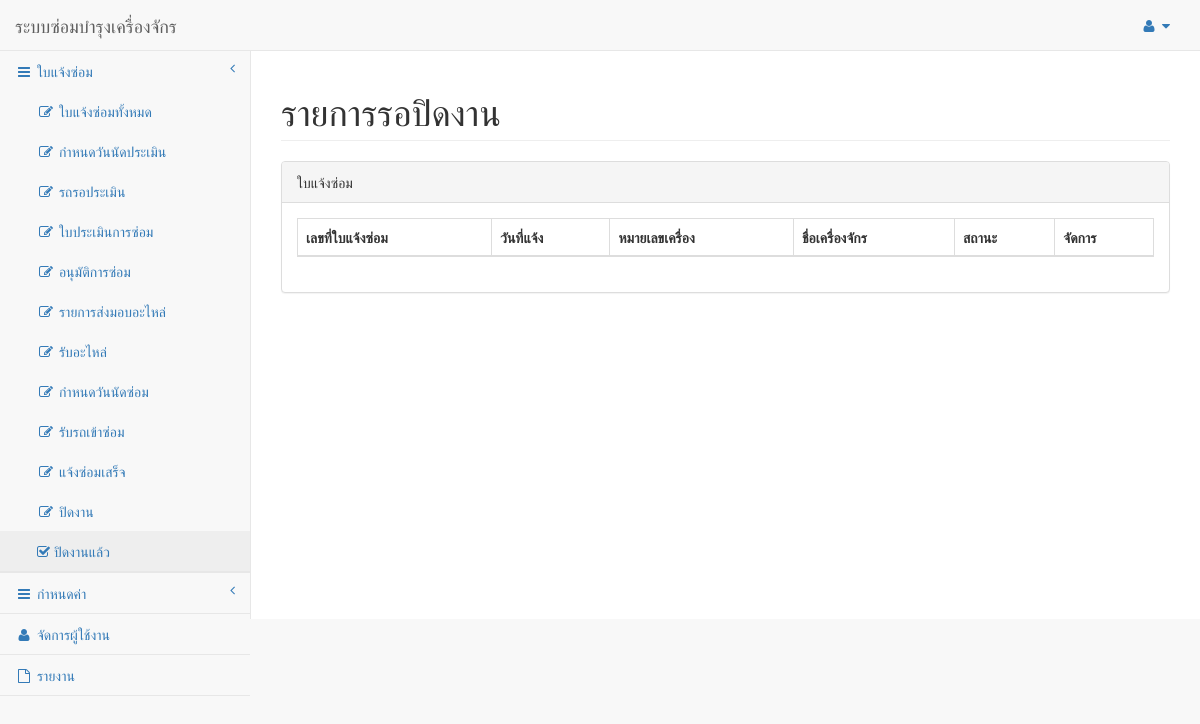
/Finish/ListFinishDone.php, run on an earlier commit of the app's database.
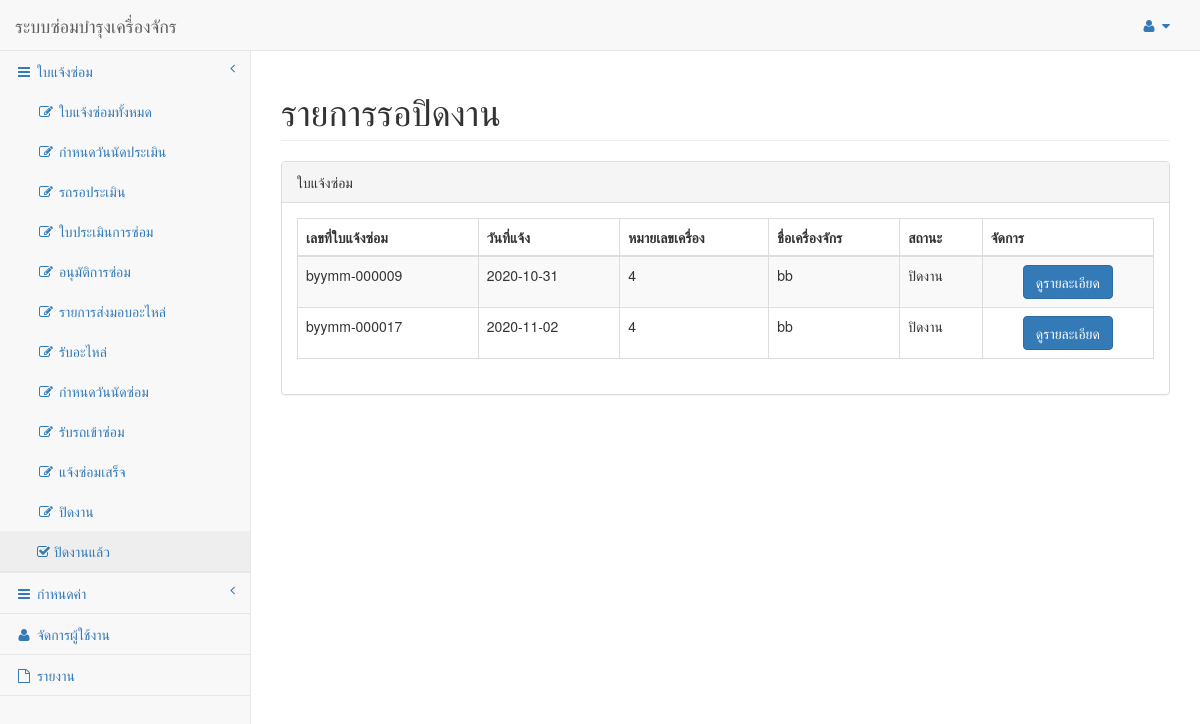
And on a later commit of the database.
### tables this page shows
CREATE TABLE `tdoctmajob` (
  `XVMajDocNo` varchar(13) NOT NULL,
  `XVMajWhoInformant` varchar(100) NOT NULL,
  `XVMajStatus` varchar(30) NOT NULL,
  `XVMaCarStatus` varchar(200) NOT NULL,
  `XVMajFinishRmk` varchar(150) NOT NULL,
  `XVMajDocStatus` varchar(1) NOT NULL,
  `XVMajNumber` varchar(100) NOT NULL,
  `XVMajSub-district` varchar(100) NOT NULL,
  `XVMajDistrict` varchar(100) NOT NULL,
  `XVMajProvince` varchar(100) NOT NULL,
  `XVVehCode` int(5) NOT NULL
);

CREATE TABLE `tdoctmajobdate` (
  `XVMajDocNo` varchar(13) NOT NULL,
  `XDMajEstAppPlanDate` datetime NOT NULL,
  `XDMajEstActualDate` datetime NOT NULL,
  `XDMajDate` date NOT NULL,
  `XDMajSpareDate` date NOT NULL,
  `XDMaPickupAppPlanDate` datetime NOT NULL,
  `XDMajRepairAppPlanDate` datetime NOT NULL,
  `XDMajRepairActualDate` datetime NOT NULL,
  `XDMajPickupActualDate` datetime NOT NULL,
  `XDMajFinishDate` datetime NOT NULL,
  `XDMajConfirmDate` datetime NOT NULL,
  `XDMajSendTime` datetime NOT NULL,
  `XDMajKeyTime` datetime NOT NULL,
  `XDMajFinishRepairDate` datetime NOT NULL,
  `XDMajFinishEstDate` datetime NOT NULL
);

CREATE TABLE `tmstvehicle` (
  `XVVehCode` int(5) NOT NULL,
  `XVVehName` varchar(50) NOT NULL,
  `XVVehRegistration` varchar(50) NOT NULL,
  `XVVehNumber` varchar(50) NOT NULL,
  `XVVehMango` varchar(50) NOT NULL,
  `XVVehBrand` varchar(50) NOT NULL,
  `XVVehModel` varchar(50) NOT NULL,
  `XVVehChassisNumber` varchar(50) NOT NULL,
  `XVVehEngineNumber` varchar(50) NOT NULL,
  `XVVehTypeCode` int(5) DEFAULT NULL,
  `XVDptCode` int(5) DEFAULT NULL
);

### Finish/ListFinishDone.php (the view, shortened to what this page needs)
<!DOCTYPE html>
<html lang="en">
<head>
    <link href="../vendor/bootstrap/css/bootstrap.min.css" rel="stylesheet">
    <link href="../vendor/metisMenu/metisMenu.min.css" rel="stylesheet">
    <link href="../vendor/datatables/css/dataTables.bootstrap.css" rel="stylesheet">
    <link href="../vendor/datatables-responsive/dataTables.responsive.css" rel="stylesheet">
    <link href="../dist/css/sb-admin-2.css" rel="stylesheet">
    <link href="../vendor/font-awesome/css/font-awesome.min.css" rel="stylesheet" type="text/css">
</head>
<body>
    <?php include '../Template/templsidebar.php';
    ?>
    <div id="wrapper">
        <div id="page-wrapper">
            <div class="row">
                <div class="col-lg-12">
                    <h1 class="page-header">รายการรอปิดงาน</h1>
                </div>
            </div>
            <div class="row">
                <div class="col-lg-12">
                    <div class="panel panel-default">
                        <div class="panel-heading">
                            ใบแจ้งซ่อม
                        </div>
                        <div class="panel-body">
                            <table width="100%" class="table table-striped table-bordered table-hover"
                                id="dataTables-example">
                                <thead>
                                    <tr>
                                        <th>เลขที่ใบแจ้งซ่อม</th>
                                        <th>วันที่แจ้ง</th>
                                        <th>หมายเลขเครื่อง</th>
                                        <th>ชื่อเครื่องจักร</th>
                                        <th>สถานะ</th>
                                        <th>จัดการ</th>
                                    </tr>
                                </thead>
                                <tbody>
                                    <?php
                                    include "../database/connect.php";
     $sql = " SELECT m.XVMajDocNo, d.XDMajDate, m.XVVehCode, v.XVVehName, m.XVMajStatus, m.XVMajDocStatus
     FROM  tdoctmajob m, tdoctmajobdate d, tmstvehicle v
     WHERE m.XVMajDocNo = d.XVMajDocNo
     AND m.XVVehCode = v.XVVehCode
     AND m.XVMajStatus = 'ปิดงาน' ";
    $result = mysqli_query($connect,$sql) or die(mysqli_query($connect));
    $count = 1;
    while ($row=mysqli_fetch_array($result)){
?>
                                    <tr class="odd gradeA">
                                    <td><?php echo $row["XVMajDocNo"];?></td>
                                        <td><?php echo $row["XDMajDate"];?></td>
                                        <td><?php echo $row["XVVehCode"];?></td>
                                        <td><?php echo $row["XVVehName"];?></td>
                                        <td><?php echo $row["XVMajStatus"];?></td>
                                        <td align="center"><a class='btn btn-primary editbtn' href="JobFinishDone.php?id=<?php echo $row["XVMajDocNo"] ?>"
                                                >ดูรายละเอียด</a></td>
                                    </tr>
                                    <?php $count++;} ?>
                                </tbody>
                            </table>
                        </div>
                    </div>
                </div>
            </div>
        </div>
    </div>
</body>
</html>

What changed in the data, as far as the page shows it:
added tdoctmajob: XVMajDocNo "byymm-000009", tdoctmajobdate.XDMajDate "2020-10-31", XVVehCode "4", XVVehCode.XVVehName "bb", XVMajStatus "ปิดงาน"
added tdoctmajob: XVMajDocNo "byymm-000017", tdoctmajobdate.XDMajDate "2020-11-02", XVVehCode "4", XVVehCode.XVVehName "bb", XVMajStatus "ปิดงาน"
